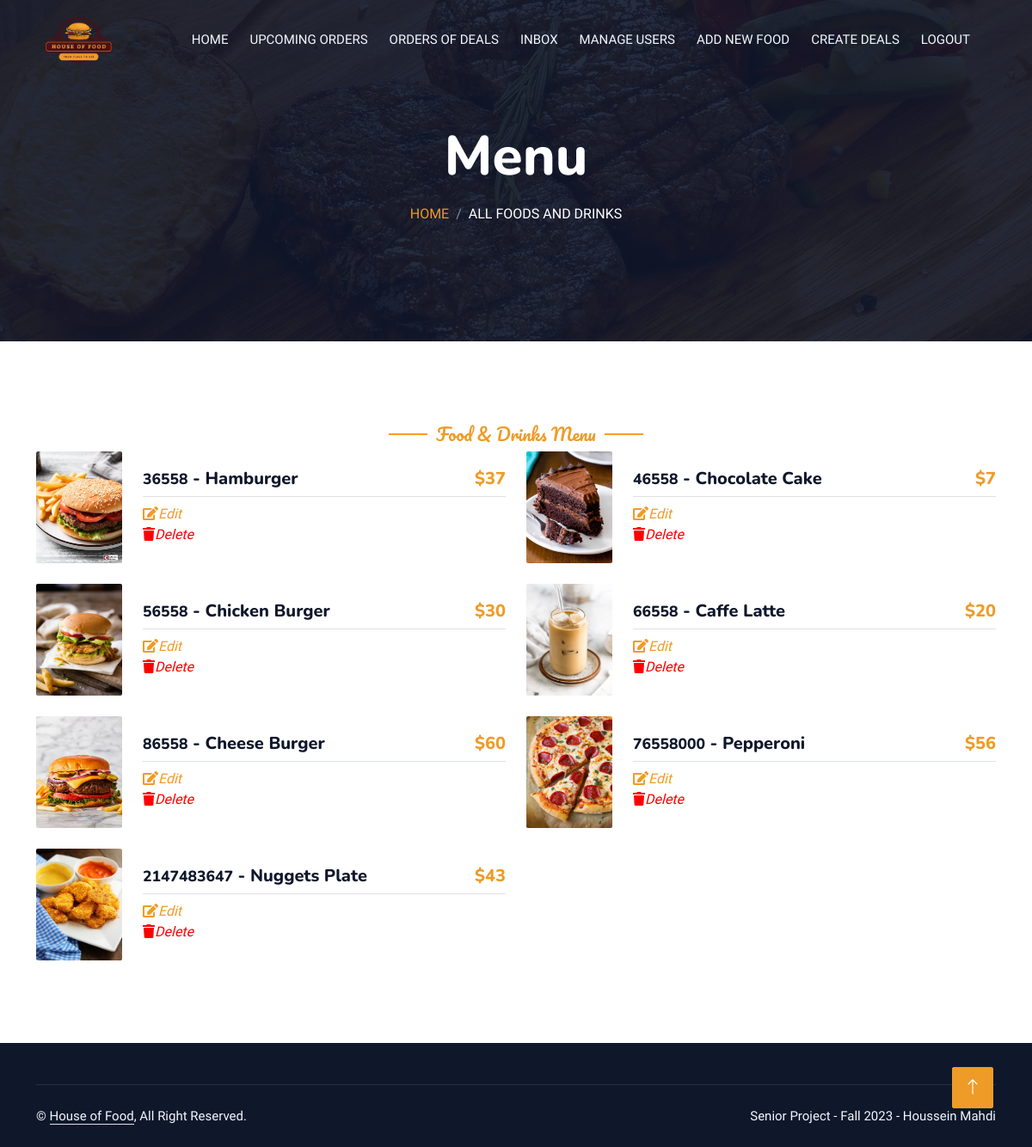
/admin/menu.php, run on the app's committed database.
### tables this page shows
CREATE TABLE IF NOT EXISTS `menu` (
  `foodID` int(11) NOT NULL,
  `name` text NOT NULL,
  `category` varchar(100) NOT NULL,
  `price` int(11) NOT NULL,
  `picture` varchar(100) NOT NULL,
  PRIMARY KEY (`foodID`)
);

### admin/menu.php (the view, shortened to what this page needs)
<?php
include "header.php";
?>
<div class="container-xxl py-5 bg-dark hero-header mb-5">
                <div class="container text-center my-5 pt-5 pb-4">
                    <h1 class="display-3 text-white mb-3 animated slideInDown">Menu</h1>
                    <nav aria-label="breadcrumb">
                        <ol class="breadcrumb justify-content-center text-uppercase">
                            <li class="breadcrumb-item"><a href="home.php">Home</a></li>
                            <li class="breadcrumb-item text-white active" aria-current="page">All Foods and Drinks</li>
                        </ol>
                    </nav>
                </div>
            </div>
        <div class="container-xxl py-5">
            <div class="container">
                <div class="text-center wow fadeInUp" data-wow-delay="0.1s">
                    <h5 class="section-title ff-secondary text-center text-primary fw-normal">Food & Drinks Menu</h5>
                </div>
                <div class="tab-class text-center wow fadeInUp" data-wow-delay="0.1s">
                    <div class="tab-content">
                        <div id="tab-1" class="tab-pane fade show p-0 active">
                            <div class="row g-4">
                                <?php
                                $result1 = mysqli_query($con,"SELECT * FROM menu");
                                if(mysqli_num_rows($result1)>0){
                                    while($row = mysqli_fetch_array($result1)){
                                ?>
                                <div class="col-lg-6">
                                    <div class="d-flex align-items-center">
                                        <img class="flex-shrink-0 img-fluid rounded" style="height:130px; width:100px"
                                        src="../foods-pics/<?php echo $row['picture'] ?>" alt="" style="width: 80px;">
                                        <div class="w-100 d-flex flex-column text-start ps-4">
                                            <h5 class="d-flex justify-content-between border-bottom pb-2">
                                                <span><small><?php echo $row['foodID'] ?></small> - <?php echo $row['name'] ?></span>
                                                <span class="text-primary">$<?php echo $row['price'] ?></span>
                                            </h5>
                                            <a href="edit-food.php?fid=<?php echo $row['foodID'] ?>" class="fst-italic"><i class="fa fa-edit" ></i>Edit</a>
                                            <a href="delete-food.php?fid=<?php echo $row['foodID'] ?>" style="color:red" class="fst-italic"><i class="fa fa-trash" ></i>Delete</a>
                                        </div>
                                    </div>
                                </div>
                                <?php }} else {echo "No food available now";} ?>
                            </div>
                        </div>
                    </div>
                </div>
            </div>
        </div>
        <div class="container-fluid bg-dark text-light footer pt-5 mt-5 wow fadeIn" data-wow-delay="0.1s">
            <div class="container">
                <div class="copyright">
                    <div class="row">
                        <div class="col-md-6 text-center text-md-start mb-3 mb-md-0">
                            &copy; <a class="border-bottom" href="home.php">House of Food</a>, All Right Reserved.
                        </div>
                        <div class="col-md-6 text-center text-md-end">
                            <div class="footer-menu">
                                Senior Project - Fall 2023 - Houssein Mahdi
                            </div>
                        </div>
                    </div>
                </div>
            </div>
        </div>
        <a href="#" class="btn btn-lg btn-primary btn-lg-square back-to-top"><i class="bi bi-arrow-up"></i></a>
    </div>
</body>
</html>

### admin/header.php (shortened to what this page needs)
<!DOCTYPE html>
<html lang="en">
<head>
    <link href="https://cdnjs.cloudflare.com/ajax/libs/font-awesome/5.10.0/css/all.min.css" rel="stylesheet">
    <link href="https://cdn.jsdelivr.net/npm/bootstrap-icons@1.4.1/font/bootstrap-icons.css" rel="stylesheet">
    <link href="../lib/animate/animate.min.css" rel="stylesheet">
    <link href="../lib/owlcarousel/assets/owl.carousel.min.css" rel="stylesheet">
    <link href="../lib/tempusdominus/css/tempusdominus-bootstrap-4.min.css" rel="stylesheet" />
    <link href="../css/boot.min.css" rel="stylesheet">
    <link href="../css/s1.css" rel="stylesheet">
</head>
<body>
    <div class="container-xxl bg-white p-0">
        <div class="container-xxl position-relative p-0">
            <nav class="navbar navbar-expand-lg navbar-dark bg-dark px-4 px-lg-5 py-3 py-lg-0">
                <a href="" class="navbar-brand p-0">
                     <img src="../img/logo.png" alt="Logo">
                </a>
                <div class="collapse navbar-collapse" id="navbarCollapse">
                    <div class="navbar-nav ms-auto py-0 pe-4">
                        <a href="home.php" class="nav-item nav-link">Home</a>
                        <a href="upcoming-orders.php" class="nav-item nav-link">Upcoming Orders</a>
                        <a href="deals-orders.php" class="nav-item nav-link">Orders of Deals</a>
                        <a href="inbox.php" class="nav-item nav-link">Inbox</a>
                        <a href="users.php" class="nav-item nav-link">Manage Users</a>
                        <a href="add-food.php" class="nav-item nav-link">Add New Food</a>
                        <a href="add-deal.php" class="nav-item nav-link">Create Deals</a>
                        <a href="logout.php" class="nav-item nav-link">Logout</a>
                    </div>
                </div>
            </nav>

### css/s1.css (style rules this page uses)
:root { --primary: #FE9b27; --light: #F1F8FF; --dark: #0F172B; }
.ff-secondary { font-family: 'Pacifico', cursive; }
.back-to-top { position: fixed; display: none; right: 45px; bottom: 45px; z-index: 99; }
.btn { font-family: 'Nunito', sans-serif; font-weight: 500; text-transform: uppercase; transition: .5s; }
.btn.btn-primary, .btn.btn-secondary { color: #FFFFFF; }
.btn-lg-square { width: 48px; height: 48px; }
.btn-square, .btn-sm-square, .btn-lg-square { padding: 0; display: flex; align-items: center; justify-content: center; font-weight: normal; border-radius: 2px; }
.navbar-dark .navbar-nav .nav-link { position: relative; margin-left: 25px; padding: 35px 0; font-size: 15px; color: var(--light) !important; text-transform: uppercase; font-weight: 500; outline: none; transition: .5s; }
.navbar-dark .navbar-brand img { max-height: 60px; transition: .5s; }
@media (min-width: 992px) { .navbar-dark { position: absolute; width: 100%; top: 0; left: 0; z-index: 999; background: transparent !important; } }
.hero-header { background: linear-gradient(rgba(15, 23, 43, .9), rgba(15, 23, 43, .9)), url(../img/bg-hero.jpg); background-position: center center; background-repeat: no-repeat; background-size: cover; }
.breadcrumb-item + .breadcrumb-item::before { color: rgba(255, 255, 255, .5); }
.section-title { position: relative; display: inline-block; }
.section-title::before { position: absolute; content: ""; width: 45px; height: 2px; top: 50%; left: -55px; margin-top: -1px; background: var(--primary); }
.section-title::after { position: absolute; content: ""; width: 45px; height: 2px; top: 50%; right: -55px; margin-top: -1px; background: var(--primary); }
.footer .copyright { padding: 25px 0; font-size: 15px; border-top: 1px solid rgba(256, 256, 256, .1); }
.footer .copyright a { color: var(--light); }

### data on the page
menu: picture (picture), foodID "36558", name "Hamburger", price "37"
menu: picture (picture), foodID "46558", name "Chocolate Cake", price "7"
menu: picture (picture), foodID "56558", name "Chicken Burger", price "30"
menu: picture (picture), foodID "66558", name "Caffe Latte", price "20"
menu: picture (picture), foodID "86558", name "Cheese Burger", price "60"
menu: picture (picture), foodID "76558000", name "Pepperoni", price "56"
menu: picture (picture), foodID "2147483647", name "Nuggets Plate", price "43"
